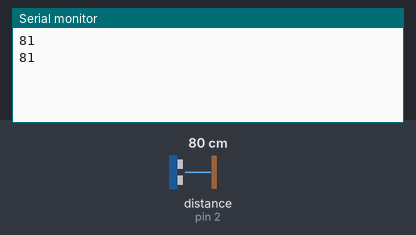
Simulated run of this sketch. Board: Arduino Uno, built with avr-gcc and run on an emulated ATmega328P. Parts: the last lines printed to the serial monitor. The test bench sets the inputs (shaded band); at power-on: distance to the obstacle (sensor on pin 2) 80 cm. The echo pulse lasts 58.3 µs per cm.

Above: at 2.8 s.
2.9 s: distance to the obstacle (sensor on pin 2) set to 2 cm
At 3.8 s:
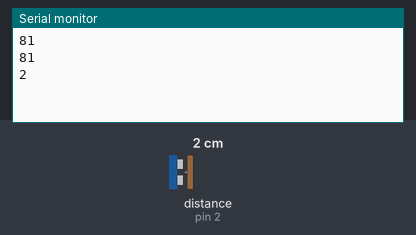
4.4 s: distance to the obstacle (sensor on pin 2) set to 4 cm
At 5.7 s:
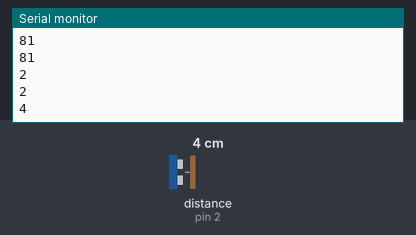
Timing chart, 0 to 7.4 s (numbered marks = the images above; inputs shaded):
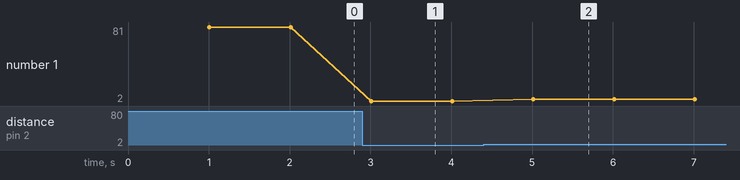

The sketch:

Distance.ino
```cpp
//Ce programme test individuellement le module distance
#include<NewPing.h>
#define trig 3
#define echo 2
NewPing sonar(trig,echo,200);
int distance;


void setup() {
  Serial.begin(9600);
}

void loop() {
  delay(1000);
  distance = sonar.ping_cm();
  Serial.println(distance);
}
```

Measured:
- after the input at 2.9 s, the serial monitor: prints a new line after 0.11 s (image 1)
- after the input at 4.4 s, the serial monitor: prints a new line after 0.61 s (image 2)
- plotted number 1: 81 → 2 after the input at 2.9 s, 2 → 4 after the input at 4.4 s
